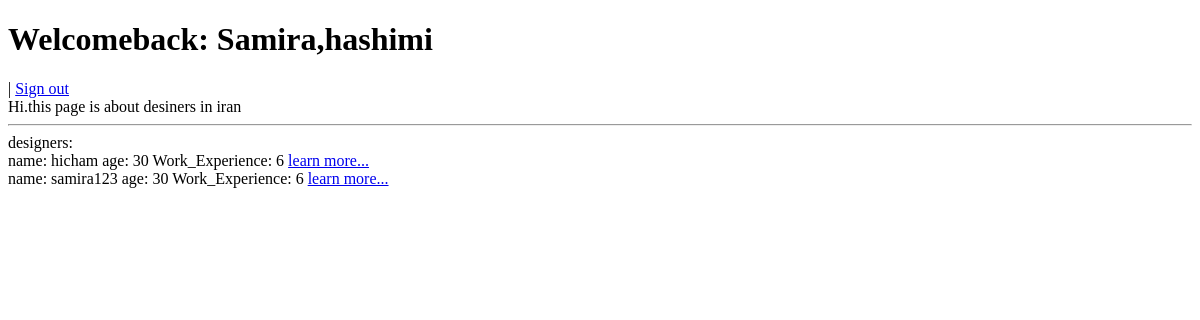
Page /designers/ (signed in) on the earlier database version.
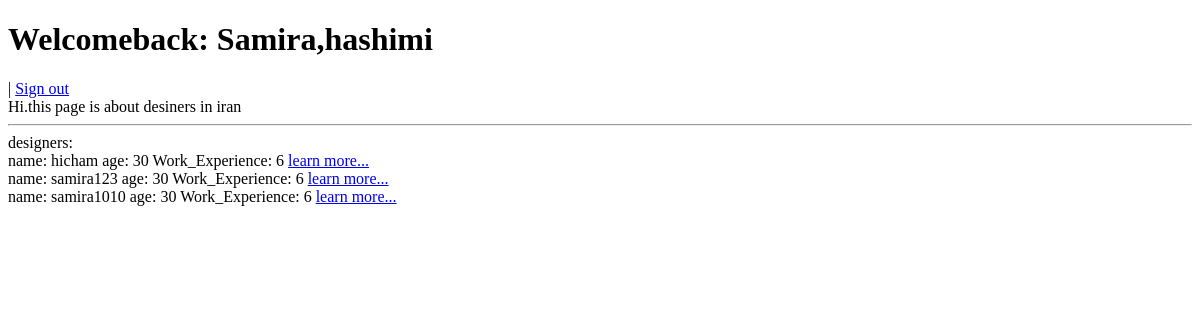
Same page on the later database version.
### interior_design/models.py (models this page shows, shortened)
class Designer(models.Model):
    user = models.OneToOneField(User,on_delete=models.CASCADE)
    age = models.IntegerField()
    work_experience = models.IntegerField()

### interior_design/views.py (the view)
# urls.py: path('designers/', views.designer_list, name='designer'),
def designer_list(request):
    if request.user.is_authenticated:
        designer_list=Designer.objects.all()
        return render(request, '2.html',locals())
    else:
        return redirect("/login/")

### templates/2.html (shortened to what this page needs)
<!DOCTYPE html>
<html lang="en">
<head>
</head>
<body>
<h1> Welcomeback: {{request.user.first_name}},{{request.user.last_name}}  </h1> | <a href="/logout/">Sign out</a> <br>
Hi.this page is about desiners in iran
<hr>
designers:
{% for designer in designer_list %}
<br>
name:
{{designer.user.username}}
age:
{{designer.age}}
Work_Experience:
{{designer.work_experience}}
<a href="/designer/{{designer.id}}/"> learn more...</a>
{% endfor %}
</body>
</html>

Differences in the rows shown:
added Designer: user.username "samira1010", age "30", work_experience "6"
